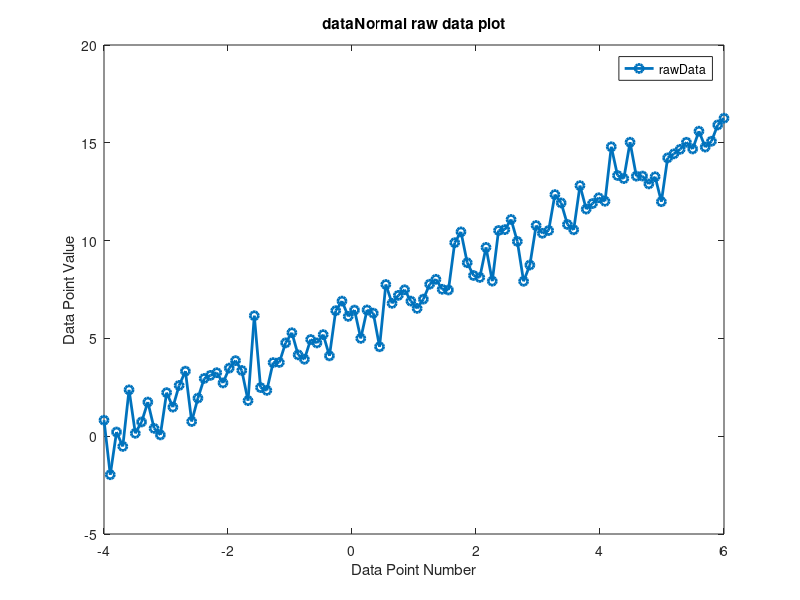

MATLAB code to generate this figure:
%Specify number of samples to take
samples = 100;

%Set limits for x value
minX = -4;
maxX = 6;

%Sample x and specify other variable
x = linspace(minX,maxX);
c = 6;
m = 1.6;

%Combine variables to calculate y in a linear equation
y = m*x+c;

%Create noise for data in a Gaussian format (default std = 1 mean = 0)
noise = randn(1,samples);

%Plot x against y adding on the Gaussian noise 
figure
plot(x,y+noise,'-o','linewidth',2) 
ylabel('Data Point Value');
xlabel('Data Point Number');
title('dataNormal raw data plot');
legend('rawData');

